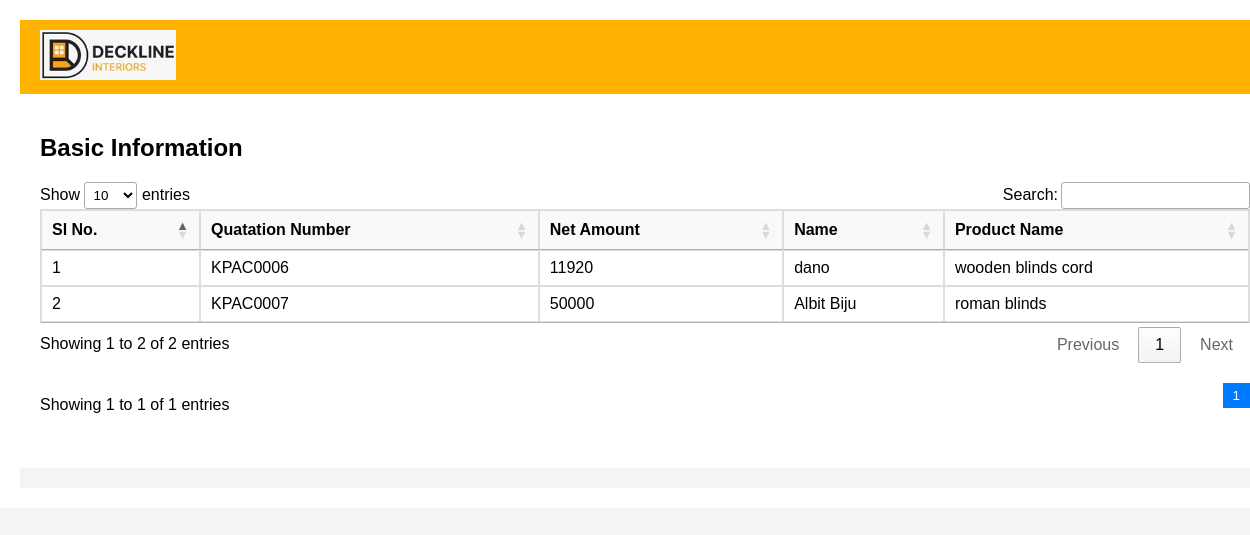
/quotation, run on the app's committed database.
### home_deckline/models.py (models this page shows)
class windowblindtable1(models.Model):
   quatationnumber=models.CharField(max_length=20,null=True)
   dateofreceipt=models.CharField(max_length=20,null=True)
   totalamount=models.CharField(max_length=20,null=True)
   pastingcharge=models.CharField(max_length=20,null=True)
   gsttotal=models.CharField(max_length=20,null=True)
   discount=models.CharField(max_length=20,null=True)
   others=models.CharField(max_length=20,null=True)
   netamount=models.CharField(max_length=20,null=True)

class windowblindtable(models.Model):
   sqft=models.CharField(max_length=20,null=True)
   ratepermeter=models.CharField(max_length=20,null=True)
   unit=models.CharField(max_length=20,null=True)
   name=models.ForeignKey(Lead,on_delete=models.CASCADE,default=1)
   productname=models.ForeignKey(windowblinds,on_delete=models.CASCADE,null=True)
   qty=models.CharField(max_length=20,null=True)
   totalsqft=models.CharField(max_length=20,null=True)
   price=models.CharField(max_length=20,null=True)

class Lead(models.Model):
   inquiry_id = models.CharField(max_length=20, null=True, blank=True)
   inquiry_date = models.DateField(null=True, blank=True)  # Use DateField for dates
   cust_name = models.CharField(max_length=100, null=True, blank=True)  # Increased max_length
   mobile = models.CharField(max_length=20, null=True, blank=True)
   alternate_no = models.CharField(max_length=20, null=True, blank=True)
   email = models.EmailField(max_length=50, null=True, blank=True)
   address = models.CharField(max_length=255, null=True, blank=True)  # Increased max_length
   remark = models.CharField(max_length=255, null=True, blank=True)
   source = models.CharField(max_length=50, null=True)
   status = models.CharField(
        max_length=20,
        choices=[
            ('lead_approved', 'Lead Approved'),
            ('order_taken', 'Order Taken'),
        ],
        default='lead_approved'
    )
   assigned_staff = models.ForeignKey(staff,on_delete=models.CASCADE,default=1)

class windowblinds(models.Model):
   category=models.CharField(max_length=50,null=True)
   productcode=models.CharField(max_length=15,null=True)
   productname=models.CharField(max_length=20,null=True)
   taxpercent=models.CharField(max_length=50,null=True)
   hsncode=models.CharField(max_length=50,null=True)
   unit=models.CharField(max_length=50,null=True)
   unitprice=models.CharField(max_length=50,null=True)

### home_deckline/views.py (the view)
# urls.py: path('quotation',views.quotationreport),
def quotationreport(request):
     obj = windowblindtable1.objects.all()
     obj2=windowblindtable.objects.all()
     combined_list=zip(obj,obj2)
     context = {
        'combined_list': combined_list,
    }
     return render(request,'quotation_report.html',context)

### templates/quotation_report.html (shortened to what this page needs)
{% load static %}
<!DOCTYPE html>
<html lang="en">
<head>
    <link rel="stylesheet" href="https://cdn.datatables.net/1.11.5/css/jquery.dataTables.min.css">
    <link rel="stylesheet" href="https://cdnjs.cloudflare.com/ajax/libs/font-awesome/5.15.4/css/all.min.css">
</head>
<body>
    <div class="container">
        <header>
            <div class="logo">
                <img src="{% static  "images\deckline.jpg" %}" alt="Deckline Interiors">
            </div>
        </header>
        <main>
            <section class="basic-info">
                <h1>Basic Information</h1>
                <table id="financialYearTable">
                    <thead>
                        <tr>
                            <th>Sl No.</th>
                            <th>Quatation Number</th>
                            <th>Net Amount</th>
                            <th>Name</th>
                            <th>Product Name</th>
                        </tr>
                    </thead>
                    <tbody>
                        {% for i, j in combined_list %}
                        <tr>
                            <td>{{ forloop.counter }}</td>
                            <td>{{ i.quatationnumber }}</td>
                            <td>{{ i.netamount }}</td>
                            <td>{{ j.name.cust_name }}</td>
                            <td>{{ j.productname.productname }}</td>
                        </tr>
                        {% endfor %}
                    </tbody>
                </table>
                <div class="pagination">
                    <span>Showing 1 to 1 of 1 entries</span>
                    <button class="page-number">1</button>
                </div>
            </section>
        </main>
        <footer>
        </footer>
    </div>
</body>
</html>

### templates/quotation_report.html (style rules this page uses)
body { font-family: Arial, sans-serif; margin: 0; padding: 0; background-color: #f4f4f4; }
.container { width: 100%; margin: 0 auto; padding: 20px; background-color: #fff; }
header { background-color: #ffb200; color: white; padding: 10px 20px; display: flex; align-items: center; }
header .logo img { height: 50px; }
.basic-info { padding: 20px; background-color: #fff; margin: 20px 0; }
.basic-info h1 { margin-top: 0; }
.basic-info button, .add-button-container .btn { background-color: #007bff; color: white; border: none; padding: 10px 20px; cursor: pointer; margin-bottom: 20px; text-decoration: none; display: inline-block; }
table { width: 100%; border-collapse: collapse; margin-bottom: 20px; }
table, th, td { border: 1px solid #ddd; }
th, td { padding: 10px; text-align: left; }
th { background-color: #f9f9f9; }
footer { background-color: #f4f4f4; color: #333; text-align: center; padding: 10px; font-size: 14px; }
.pagination { display: flex; justify-content: space-between; align-items: center; margin-top: 20px; }
.pagination .page-number { background-color: #007bff; color: white; padding: 5px 10px; border: none; }

### data on the page
windowblindtable1: quatationnumber "KPAC0006", netamount "11920", name.cust_name "dano", productname.productname "wooden blinds cord"
windowblindtable1: quatationnumber "KPAC0007", netamount "50000", name.cust_name "Albit Biju", productname.productname "roman blinds"
